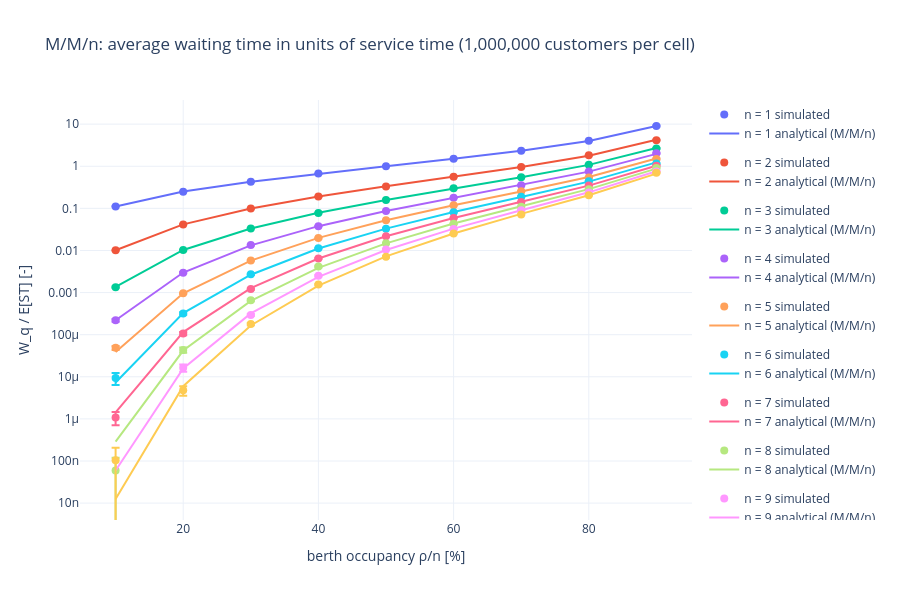

Notebook cell for this chart:
### Code cell
fig = go.Figure()
colors = px.colors.qualitative.Plotly
for i, n in enumerate(table.columns):
    color = colors[i % len(colors)]
    fig.add_trace(go.Scatter(
        x=100 * table.index, y=table[n], error_y=dict(type="data", array=std_error[n]),
        mode="markers", marker=dict(color=color, size=8), name=f"n = {n} simulated", legendgroup=str(n),
    ))
    if n in reference.columns:
        fig.add_trace(go.Scatter(
            x=100 * reference.index, y=reference[n], mode="lines", line=dict(color=color),
            name=f"n = {n} {reference_name}", legendgroup=str(n),
        ))
fig.update_layout(
    title=f"{A}/{S}/n: average waiting time in units of service time ({nr_arr * nr_replications:,} customers per cell)",
    xaxis_title="berth occupancy ρ/n [%]", yaxis_title="W_q / E[ST] [-]", yaxis_type="log",
    height=600, template="plotly_white",
)
fig.show()

### Figure 1 — Plotly figure (JSON) as saved in the notebook; plotly's stock layout.template omitted (floating-point values rounded to 4 significant figures)
{"data": [{"error_y": {"array": [0.0006924, 0.001173, 0.0009753, 0.003235, 0.006305, 0.005539, 0.01891, 0.02144, 0.2167], "type": "data"}, "legendgroup": "1", "marker": {"color": "#636EFA", "size": 8}, "mode": "markers", "name": "n = 1 simulated", "type": "scatter", "x": [10.0, 20.0, 30.0, 40.0, 50.0, 60.0, 70.0, 80.0, 90.0], "y": [0.1109, 0.2483, 0.4262, 0.67, 1.003, 1.506, 2.319, 4.014, 9.036]}, {"legendgroup": "1", "line": {"color": "#636EFA"}, "mode": "lines", "name": "n = 1 analytical (M/M/n)", "type": "scatter", "x": [10.0, 20.0, 30.0, 40.0, 50.0, 60.0, 70.0, 80.0, 90.0], "y": [0.1111, 0.25, 0.4286, 0.6667, 1.0, 1.5, 2.333, 4.0, 9.0]}, {"error_y": {"array": [0.0001176, 0.0003206, 0.000624, 0.001435, 0.00176, 0.004826, 0.006722, 0.01204, 0.06161], "type": "data"}, "legendgroup": "2", "marker": {"color": "#EF553B", "size": 8}, "mode": "markers", "name": "n = 2 simulated", "type": "scatter", "x": [10.0, 20.0, 30.0, 40.0, 50.0, 60.0, 70.0, 80.0, 90.0], "y": [0.01006, 0.04141, 0.099, 0.1903, 0.3303, 0.5664, 0.9589, 1.815, 4.172]}, {"legendgroup": "2", "line": {"color": "#EF553B"}, "mode": "lines", "name": "n = 2 analytical (M/M/n)", "type": "scatter", "x": [10.0, 20.0, 30.0, 40.0, 50.0, 60.0, 70.0, 80.0, 90.0], "y": [0.0101, 0.04167, 0.0989, 0.1905, 0.3333, 0.5625, 0.9608, 1.778, 4.263]}, {"error_y": {"array": [4.184e-05, 0.0002126, 0.000316, 0.0008457, 0.001596, 0.001888, 0.005983, 0.01781, 0.05684], "type": "data"}, "legendgroup": "3", "marker": {"color": "#00CC96", "size": 8}, "mode": "markers", "name": "n = 3 simulated", "type": "scatter", "x": [10.0, 20.0, 30.0, 40.0, 50.0, 60.0, 70.0, 80.0, 90.0], "y": [0.001346, 0.01022, 0.03345, 0.07767, 0.159, 0.2989, 0.5504, 1.087, 2.654]}, {"legendgroup": "3", "line": {"color": "#00CC96"}, "mode": "lines", "name": "n = 3 analytical (M/M/n)", "type": "scatter", "x": [10.0, 20.0, 30.0, 40.0, 50.0, 60.0, 70.0, 80.0, 90.0], "y": [0.001372, 0.01027, 0.03335, 0.07843, 0.1579, 0.2956, 0.547, 1.079, 2.724]}, {"error_y": {"array": [1.646e-05, 9.336e-05, 0.0002959, 0.000425, 0.000924, 0.00122, 0.0031, 0.01047, 0.05103], "type": "data"}, "legendgroup": "4", "marker": {"color": "#AB63FA", "size": 8}, "mode": "markers", "name": "n = 4 simulated", "type": "scatter", "x": [10.0, 20.0, 30.0, 40.0, 50.0, 60.0, 70.0, 80.0, 90.0], "y": [0.0002201, 0.002976, 0.0134, 0.03781, 0.0862, 0.1786, 0.3544, 0.7527, 2.035]}, {"legendgroup": "4", "line": {"color": "#AB63FA"}, "mode": "lines", "name": "n = 4 analytical (M/M/n)", "type": "scatter", "x": [10.0, 20.0, 30.0, 40.0, 50.0, 60.0, 70.0, 80.0, 90.0], "y": [0.0002207, 0.002994, 0.01323, 0.03779, 0.08696, 0.1794, 0.3572, 0.7455, 1.969]}, {"error_y": {"array": [5.168e-06, 3.461e-05, 0.0001291, 0.000363, 0.0009679, 0.001066, 0.003645, 0.0135, 0.04164], "type": "data"}, "legendgroup": "5", "marker": {"color": "#FFA15A", "size": 8}, "mode": "markers", "name": "n = 5 simulated", "type": "scatter", "x": [10.0, 20.0, 30.0, 40.0, 50.0, 60.0, 70.0, 80.0, 90.0], "y": [4.866e-05, 0.000958, 0.005796, 0.0197, 0.05206, 0.1182, 0.2561, 0.5412, 1.493]}, {"legendgroup": "5", "line": {"color": "#FFA15A"}, "mode": "lines", "name": "n = 5 analytical (M/M/n)", "type": "scatter", "x": [10.0, 20.0, 30.0, 40.0, 50.0, 60.0, 70.0, 80.0, 90.0], "y": [3.9e-05, 0.0009579, 0.005754, 0.0199, 0.05215, 0.1181, 0.2519, 0.5541, 1.525]}, {"error_y": {"array": [2.928e-06, 2.134e-05, 9.599e-05, 0.0001917, 0.0005182, 0.0008334, 0.003877, 0.007182, 0.02117], "type": "data"}, "legendgroup": "6", "marker": {"color": "#19D3F3", "size": 8}, "mode": "markers", "name": "n = 6 simulated", "type": "scatter", "x": [10.0, 20.0, 30.0, 40.0, 50.0, 60.0, 70.0, 80.0, 90.0], "y": [9.345e-06, 0.0003183, 0.002719, 0.01133, 0.03301, 0.08068, 0.1893, 0.4406, 1.158]}, {"legendgroup": "6", "line": {"color": "#19D3F3"}, "mode": "lines", "name": "n = 6 analytical (M/M/n)", "type": "scatter", "x": [10.0, 20.0, 30.0, 40.0, 50.0, 60.0, 70.0, 80.0, 90.0], "y": [7.317e-06, 0.0003253, 0.002654, 0.0111, 0.03305, 0.0819, 0.1867, 0.4315, 1.234]}, {"error_y": {"array": [3.813e-07, 9.585e-06, 4.378e-05, 0.0001855, 0.0004308, 0.0007965, 0.001112, 0.003996, 0.0277], "type": "data"}, "legendgroup": "7", "marker": {"color": "#FF6692", "size": 8}, "mode": "markers", "name": "n = 7 simulated", "type": "scatter", "x": [10.0, 20.0, 30.0, 40.0, 50.0, 60.0, 70.0, 80.0, 90.0], "y": [1.086e-06, 0.0001066, 0.001209, 0.006474, 0.02167, 0.0594, 0.1412, 0.3514, 1.029]}, {"legendgroup": "7", "line": {"color": "#FF6692"}, "mode": "lines", "name": "n = 7 analytical (M/M/n)", "type": "scatter", "x": [10.0, 20.0, 30.0, 40.0, 50.0, 60.0, 70.0, 80.0, 90.0], "y": [1.431e-06, 0.0001151, 0.001275, 0.006443, 0.02177, 0.05895, 0.1432, 0.3471, 1.029]}, {"error_y": {"array": [5.977e-08, 6.14e-06, 3.537e-05, 0.0001806, 0.0003172, 0.0007414, 0.001029, 0.004024, 0.02375], "type": "data"}, "legendgroup": "8", "marker": {"color": "#B6E880", "size": 8}, "mode": "markers", "name": "n = 8 simulated", "type": "scatter", "x": [10.0, 20.0, 30.0, 40.0, 50.0, 60.0, 70.0, 80.0, 90.0], "y": [5.977e-08, 4.343e-05, 0.0006553, 0.004143, 0.01479, 0.04299, 0.1095, 0.2851, 0.9056]}, {"legendgroup": "8", "line": {"color": "#B6E880"}, "mode": "lines", "name": "n = 8 analytical (M/M/n)", "type": "scatter", "x": [10.0, 20.0, 30.0, 40.0, 50.0, 60.0, 70.0, 80.0, 90.0], "y": [2.885e-07, 4.2e-05, 0.0006317, 0.003853, 0.01476, 0.04361, 0.1128, 0.286, 0.8769]}, {"error_y": {"array": [0.0, 3.196e-06, 1.579e-05, 0.0001089, 0.0003042, 0.0005834, 0.001386, 0.00531, 0.01397], "type": "data"}, "legendgroup": "9", "marker": {"color": "#FF97FF", "size": 8}, "mode": "markers", "name": "n = 9 simulated", "type": "scatter", "x": [10.0, 20.0, 30.0, 40.0, 50.0, 60.0, 70.0, 80.0, 90.0], "y": [0.0, 1.635e-05, 0.0002937, 0.002507, 0.01054, 0.03243, 0.09017, 0.2374, 0.755]}, {"legendgroup": "9", "line": {"color": "#FF97FF"}, "mode": "lines", "name": "n = 9 analytical (M/M/n)", "type": "scatter", "x": [10.0, 20.0, 30.0, 40.0, 50.0, 60.0, 70.0, 80.0, 90.0], "y": [5.954e-08, 1.569e-05, 0.0003202, 0.002358, 0.01023, 0.03295, 0.09056, 0.2401, 0.7606]}, {"error_y": {"array": [1.035e-07, 1.221e-06, 1.17e-05, 5.151e-05, 0.0002364, 0.000387, 0.0009643, 0.003036, 0.01801], "type": "data"}, "legendgroup": "10", "marker": {"color": "#FECB52", "size": 8}, "mode": "markers", "name": "n = 10 simulated", "type": "scatter", "x": [10.0, 20.0, 30.0, 40.0, 50.0, 60.0, 70.0, 80.0, 90.0], "y": [1.035e-07, 4.775e-06, 0.0001789, 0.001546, 0.007084, 0.02522, 0.07115, 0.2056, 0.6982]}, {"legendgroup": "10", "line": {"color": "#FECB52"}, "mode": "lines", "name": "n = 10 analytical (M/M/n)", "type": "scatter", "x": [10.0, 20.0, 30.0, 40.0, 50.0, 60.0, 70.0, 80.0, 90.0], "y": [1.252e-08, 5.967e-06, 0.0001653, 0.001469, 0.007221, 0.02532, 0.07391, 0.2046, 0.6687]}], "layout": {"height": 600, "title": {"text": "M/M/n: average waiting time in units of service time (1,000,000 customers per cell)"}, "xaxis": {"title": {"text": "berth occupancy ρ/n [%]"}}, "yaxis": {"title": {"text": "W_q / E[ST] [-]"}, "type": "log"}}}
